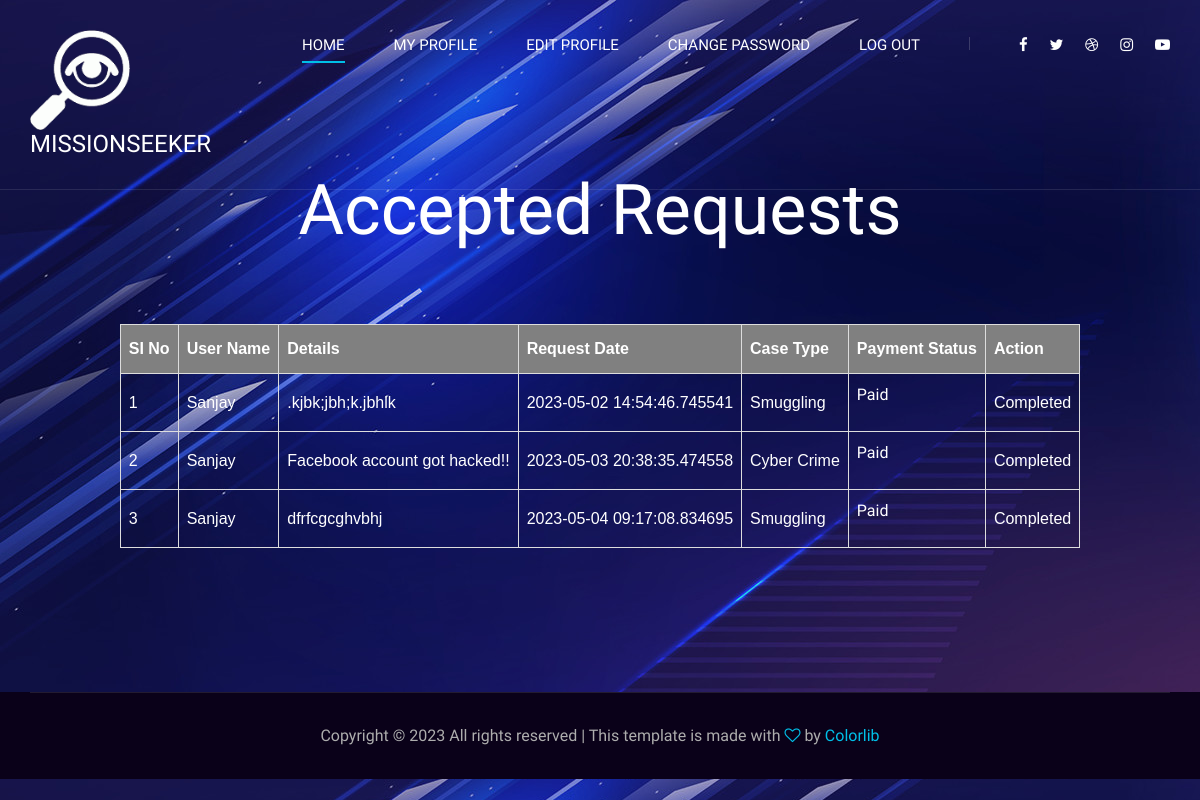
Screenshot of /Agency/acceptedrequestslist/ (signed in) with the database file from the repository.
### User/models.py (models this page shows)
class Req(models.Model):
     request_details=models.CharField(max_length=50)
     request_date=models.CharField(max_length=50)
     request_status=models.IntegerField(default=0)
     agency=models.ForeignKey("Guest.Agency",on_delete=models.CASCADE)
     casetype=models.ForeignKey(Casetype,on_delete=models.CASCADE)
     user=models.ForeignKey("Guest.User",on_delete=models.CASCADE)
     report=models.FileField(upload_to='AgencyDocs/',default=0)
     amount=models.CharField(max_length=50,default=0)
     payment_status=models.IntegerField(default=0)

### Guest/models.py (models this page shows)
class User(models.Model):
    user_name=models.CharField(max_length=50)
    user_address=models.CharField(max_length=100)
    user_mail=models.CharField(max_length=50)
    user_contact=models.CharField(max_length=50)
    user_photo=models.FileField(upload_to='UserDocs/')
    place=models.ForeignKey(Place,on_delete=models.CASCADE)
    user_pass=models.CharField(max_length=50)
    user_regdate=models.DateField(auto_now_add=True)
    key=models.BinaryField(max_length=1000,null=True)

### Admin/models.py (models this page shows)
class Casetype(models.Model):
    casetype_name=models.CharField(max_length=50)
    def __str__(self):
        return self.casetype_name

### Agency/views.py (the view)
# urls.py: path('acceptedrequestslist/', views.AcceptedRequestList,name="acceptedrequestslist"),
def AcceptedRequestList(request):
    if 'agid' in request.session:
        newrequest=Req.objects.filter(request_status=1)
        return render(request,"Agency/AcceptedRequestsList.html",{'data':newrequest})
    else:
        return redirect("webguest:login")

### Agency/Templates/Agency/AcceptedRequestsList.html (shortened to what this page needs)
{% extends 'Agency/Head.html' %}
{% load static %}
{% block content %}
<!DOCTYPE html>
<html lang="en">
<head>
</head>
<body class="img js-fullheight" style="background-image: url({% static 'Main/img/team-bg.jpg' %})">
    <br><br><br><br><br><br><br>
    <div id="tab">
    <h1 align="center" style="color: white;">Accepted Requests</h1><br><br><br>
    <table border="1" align="center" cellpadding="10" style="border-collapse: collapse;">
        <tr>
            <th style="color: white;">SI No</th>
            <th style="color: white;">User Name</th>
            <th style="color: white;">Details</th>
            <th style="color: white;">Request Date</th>
            <th style="color: white;">Case Type</th>
            <th style="color: white;">Payment Status</th>
            <th style="color: white;">Action</th>
        </tr>
        {% for i in data %}
        <tr>
            <td style="color: white;">{{forloop.counter}}</td>
            <td style="color: white;">{{i.user.user_name}}</td>
            <td style="color: white;">{{i.request_details}}</td>
            <td style="color: white;">{{i.request_date}}</td>
            <td style="color: white;">{{i.casetype}}</td>
            <td style="color: white;">
                {% if i.request_status == 1 %}
                    {% if i.payment_status == 2 %}
                        <p style="color: white;">Paid</p>
                    {% else %}
                        <p style="color: white;">Not Paid</p>
                    {% endif %}
                {% endif %}
            </td>
            {% if i.payment_status == 2 %}
                <td style="color: white;">Completed</td>
            {% endif %}
        </tr>
        {% endfor %}
        </table>
    </div>
</body>
</html>
<br><br><br><br><br><br>
{% endblock content %}

### Agency/Templates/Agency/Head.html (shortened to what this page needs)
{% load static %}
<!DOCTYPE html>
<html lang="zxx">
<head>
    <link rel="stylesheet" href="{% static 'Main/css/bootstrap.min.css' %}" type="text/css">
    <link rel="stylesheet" href="{% static 'Main/css/font-awesome.min.css' %}" type="text/css">
    <link rel="stylesheet" href="{% static 'Main/css/elegant-icons.css' %}" type="text/css">
    <link rel="stylesheet" href="{% static 'Main/css/owl.carousel.min.css' %}" type="text/css">
    <link rel="stylesheet" href="{% static 'Main/css/magnific-popup.css' %}" type="text/css">
    <link rel="stylesheet" href="{% static 'Main/css/slicknav.min.css' %}" type="text/css">
    <link rel="stylesheet" href="{% static 'Main/css/style.css' %}" type="text/css">
    <link rel="stylesheet" href="{% static 'form.css' %}" type="text/css">
</head>
<body>
    <header class="header">
        <div class="container">
            <div class="row">
                <div class="col-lg-2">
                    <div class="header__logo">
                        <img src="{% static 'Main/img/images2.png' %}" height="100" width="100">
                        <h4><font color="white">MISSIONSEEKER</font></h4>
                    </div>
                </div>
                <div class="col-lg-10">
                    <div class="header__nav__option">
                        <nav class="header__nav__menu mobile-menu">
                            <ul>
                                <li class="active"><a href="{% url 'webagency:Home' %}">Home</a></li>
                                <li><a href="{% url 'webagency:myprofile' %}">My Profile</a></li>
                                <li><a href="{% url 'webagency:editprofile' %}">Edit Profile</a></li>
                                <li><a href="{% url 'webagency:changepass' %}">Change Password</a></li>
                                <li><a href="{% url 'webagency:logout' %}">Log Out</a></li>
                            </ul>
                        </nav>
                        <div class="header__nav__social">
                            <a href="#"><i class="fa fa-facebook"></i></a>
                            <a href="#"><i class="fa fa-twitter"></i></a>
                            <a href="#"><i class="fa fa-dribbble"></i></a>
                            <a href="#"><i class="fa fa-instagram"></i></a>
                            <a href="#"><i class="fa fa-youtube-play"></i></a>
                        </div>
                    </div>
                </div>
            </div>
        </div>
    </header>
    {% block content %}
    {% endblock content %}
    <footer class="footer">
        <div class="container">
            <div class="footer__copyright">
                <div class="row">
                    <div class="col-lg-12 text-center">
                        <p class="footer__copyright__text">Copyright &copy;
                            All rights reserved | This template is made with <i class="fa fa-heart-o"
                                aria-hidden="true"></i> by <a href="https://colorlib.com" target="_blank">Colorlib</a>
                        </p>
                    </div>
                </div>
            </div>
        </div>
    </footer>
</body>
</html>

### Guest/static/Main/css/style.css (style rules this page uses)
html, body { height: 100%; font-family: "Josefin Sans", sans-serif; -webkit-font-smoothing: antialiased; }
h1, h2, h3, h4, h5, h6 { margin: 0; color: #111111; font-weight: 400; font-family: "Play", sans-serif; }
h1 { font-size: 70px; }
h4 { font-size: 24px; }
p { font-size: 16px; font-family: "Josefin Sans", sans-serif; color: #adadad; font-weight: 400; line-height: 26px; margin: 0 0 15px 0; }
img { max-width: 100%; }
ul, ol { padding: 0; margin: 0; }
.header { position: absolute; left: 0; top: 0; width: 100%; background: transparent; border-bottom: 1px solid rgba(255, 255, 255, 0.1); z-index: 9; }
.header__logo { padding: 30px 0; }
.header__nav__option { text-align: right; padding: 28px 0px; }
.header__nav__menu { display: inline-block; margin-right: 45px; }
.header__nav__menu ul li { list-style: none; display: inline-block; margin-right: 45px; position: relative; }
.header__nav__menu ul li.active a:after { -webkit-transform: scale(1); -ms-transform: scale(1); transform: scale(1); }
.header__nav__menu ul li:last-child { margin-right: 0; }
.header__nav__menu ul li a { font-size: 15px; font-family: "Play", sans-serif; color: #ffffff; display: block; text-transform: uppercase; position: relative; padding: 6px 0; }
.header__nav__menu ul li a:after { position: absolute; left: 0; bottom: 0; width: 100%; height: 2px; background: #00bfe7; content: ""; -webkit-transform: scale(0); -ms-transform: scale(0); transform: scale(0); -webkit-transition: all, 0.3s; -o-transition: all, 0.3s; transition: all, 0.3s; }
.header__nav__social { display: inline-block; position: relative; padding-left: 50px; }
.header__nav__social:before { position: absolute; left: 0; top: 4px; height: 13px; width: 1px; background: rgba(225, 225, 225, 0.2); content: ""; }
.header__nav__social a { color: #ffffff; font-size: 15px; margin-right: 18px; }
.header__nav__social a:last-child { margin-right: 0; }
.footer { background: #0a0119; }
.footer__copyright { border-top: 1px solid rgba(255, 255, 255, 0.1); padding: 30px 0; }
.footer__copyright__text { margin-bottom: 0; font-weight: 300; }
.footer__copyright__text i { color: #00bfe7; }
.footer__copyright__text a { color: #00bfe7; }
@media only screen and (min-width: 1200px) { .container { max-width: 1170px; } }

### Guest/static/form.css (style rules this page uses)
#tab { font-family: "Trebuchet MS", Arial, Helvetica, sans-serif; border-collapse: collapse; width: 100%; }
#tab td, #tab th { border: 1px solid #ddd; padding: 8px; color: black; }
#tab th { padding-top: 12px; padding-bottom: 12px; text-align: left; background-color: gray; color: white; }

### rows the page displays
Req: user.user_name "Sanjay", request_details ".kjbk;jbh;k.jbhlk", request_date "2023-05-02 14:54:46.745541", casetype "Smuggling", request_status "Paid", payment_status "Completed"
Req: user.user_name "Sanjay", request_details "Facebook account got hacked!!", request_date "2023-05-03 20:38:35.474558", casetype "Cyber Crime", request_status "Paid", payment_status "Completed"
Req: user.user_name "Sanjay", request_details "dfrfcgcghvbhj", request_date "2023-05-04 09:17:08.834695", casetype "Smuggling", request_status "Paid", payment_status "Completed"
